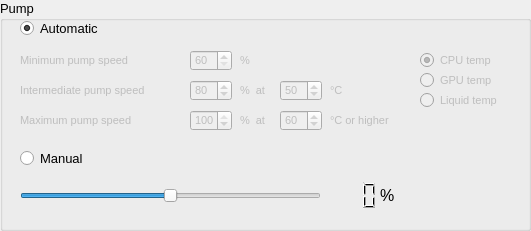
       <widget class="QGroupBox" name="groupBoxConfigKrakenPump">
        <property name="geometry">
         <rect>
          <x>10</x>
          <y>390</y>
          <width>531</width>
          <height>231</height>
         </rect>
        </property>
        <property name="font">
         <font>
          <pointsize>10</pointsize>
          <weight>50</weight>
          <bold>false</bold>
         </font>
        </property>
        <property name="title">
         <string>Pump</string>
        </property>
        <property name="flat">
         <bool>false</bool>
        </property>
        <property name="checkable">
         <bool>false</bool>
        </property>
        <widget class="QRadioButton" name="radioKrakenPumpModeAuto">
         <property name="geometry">
          <rect>
           <x>20</x>
           <y>20</y>
           <width>82</width>
           <height>17</height>
          </rect>
         </property>
         <property name="text">
          <string>Automatic</string>
         </property>
         <property name="checked">
          <bool>true</bool>
         </property>
        </widget>
        <widget class="QRadioButton" name="radioKrakenPumpModeFixed">
         <property name="geometry">
          <rect>
           <x>20</x>
           <y>150</y>
           <width>82</width>
           <height>17</height>
          </rect>
         </property>
         <property name="text">
          <string>Manual</string>
         </property>
        </widget>
        <widget class="QFrame" name="frameKrakenPumpConfigAuto">
         <property name="enabled">
          <bool>false</bool>
         </property>
         <property name="geometry">
          <rect>
           <x>10</x>
           <y>40</y>
           <width>511</width>
           <height>101</height>
          </rect>
         </property>
         <property name="frameShape">
          <enum>QFrame::NoFrame</enum>
         </property>
         <property name="frameShadow">
          <enum>QFrame::Raised</enum>
         </property>
         <widget class="QLabel" name="label_79">
          <property name="geometry">
           <rect>
            <x>10</x>
            <y>70</y>
            <width>151</width>
            <height>21</height>
           </rect>
          </property>
          <property name="font">
           <font>
            <pointsize>8</pointsize>
           </font>
          </property>
          <property name="text">
           <string>Maximum pump speed </string>
          </property>
         </widget>
         <widget class="QSpinBox" name="spinBoxIntermediateSpeedKrakenPump">
          <property name="geometry">
           <rect>
            <x>180</x>
            <y>40</y>
            <width>42</width>
            <height>21</height>
           </rect>
          </property>
          <property name="font">
           <font>
            <pointsize>8</pointsize>
           </font>
          </property>
          <property name="minimum">
           <number>60</number>
          </property>
          <property name="maximum">
           <number>100</number>
          </property>
          <property name="singleStep">
           <number>1</number>
          </property>
          <property name="value">
           <number>80</number>
          </property>
         </widget>
         <widget class="QLabel" name="label_82">
          <property name="geometry">
           <rect>
            <x>10</x>
            <y>10</y>
            <width>151</width>
            <height>21</height>
           </rect>
          </property>
          <property name="font">
           <font>
            <pointsize>8</pointsize>
           </font>
          </property>
          <property name="text">
           <string>Minimum pump speed</string>
          </property>
         </widget>
         <widget class="QLabel" name="label_83">
          <property name="geometry">
           <rect>
            <x>230</x>
            <y>40</y>
            <width>31</width>
            <height>21</height>
           </rect>
          </property>
          <property name="font">
           <font>
            <pointsize>8</pointsize>
           </font>
          </property>
          <property name="text">
           <string>%  at</string>
          </property>
         </widget>
         <widget class="QLabel" name="label_84">
          <property name="geometry">
           <rect>
            <x>230</x>
            <y>10</y>
            <width>111</width>
            <height>21</height>
           </rect>
          </property>
          <property name="font">
           <font>
            <pointsize>8</pointsize>
           </font>
          </property>
          <property name="text">
           <string>%</string>
          </property>
         </widget>
         <widget class="QLabel" name="label_85">
          <property name="geometry">
           <rect>
            <x>10</x>
            <y>40</y>
            <width>151</width>
            <height>21</height>
           </rect>
          </property>
          <property name="font">
           <font>
            <pointsize>8</pointsize>
           </font>
          </property>
          <property name="text">
           <string>Intermediate pump speed </string>
          </property>
         </widget>
         <widget class="QRadioButton" name="radioButtonCPUKrakenPump">
          <property name="geometry">
           <rect>
            <x>410</x>
            <y>10</y>
            <width>95</width>
            <height>20</height>
           </rect>
          </property>
          <property name="font">
           <font>
            <pointsize>8</pointsize>
           </font>
          </property>
          <property name="text">
           <string>CPU temp</string>
          </property>
          <property name="checked">
           <bool>true</bool>
          </property>
         </widget>
         <widget class="QSpinBox" name="spinBoxIntermediateTempKrakenPump">
          <property name="geometry">
           <rect>
            <x>270</x>
            <y>40</y>
            <width>42</width>
            <height>21</height>
           </rect>
          </property>
          <property name="font">
           <font>
            <pointsize>8</pointsize>
           </font>
          </property>
          <property name="maximum">
           <number>100</number>
          </property>
          <property name="singleStep">
           <number>1</number>
          </property>
          <property name="value">
           <number>50</number>
          </property>
         </widget>
         <widget class="QSpinBox" name="spinBoxMaxSpeedKrakenPump">
          <property name="geometry">
           <rect>
            <x>180</x>
            <y>70</y>
            <width>42</width>
            <height>21</height>
           </rect>
          </property>
          <property name="font">
           <font>
            <pointsize>8</pointsize>
           </font>
          </property>
          <property name="maximum">
           <number>100</number>
          </property>
          <property name="singleStep">
           <number>1</number>
          </property>
          <property name="value">
           <number>100</number>
          </property>
         </widget>
         <widget class="QSpinBox" name="spinBoxMaxTempKrakenPump">
          <property name="geometry">
           <rect>
            <x>270</x>
            <y>70</y>
            <width>42</width>
            <height>21</height>
           </rect>
          </property>
          <property name="font">
           <font>
            <pointsize>8</pointsize>
           </font>
          </property>
          <property name="maximum">
           <number>100</number>
          </property>
          <property name="singleStep">
           <number>1</number>
          </property>
          <property name="value">
           <number>60</number>
          </property>
         </widget>
         <widget class="QLabel" name="label_86">
          <property name="geometry">
           <rect>
            <x>320</x>
            <y>40</y>
            <width>61</width>
            <height>21</height>
           </rect>
          </property>
          <property name="font">
           <font>
            <pointsize>8</pointsize>
           </font>
          </property>
          <property name="text">
           <string>°C</string>
          </property>
         </widget>
         <widget class="QLabel" name="label_87">
          <property name="geometry">
           <rect>
            <x>320</x>
            <y>70</y>
            <width>61</width>
            <height>21</height>
           </rect>
          </property>
          <property name="font">
           <font>
            <pointsize>8</pointsize>
           </font>
          </property>
          <property name="text">
           <string>°C or higher</string>
          </property>
         </widget>
         <widget class="QSpinBox" name="spinBoxMinSpeedKrakenPump">
          <property name="geometry">
           <rect>
            <x>180</x>
            <y>10</y>
            <width>42</width>
            <height>21</height>
           </rect>
          </property>
          <property name="font">
           <font>
            <pointsize>8</pointsize>
           </font>
          </property>
          <property name="minimum">
           <number>60</number>
          </property>
          <property name="maximum">
           <number>100</number>
          </property>
          <property name="singleStep">
           <number>1</number>
          </property>
          <property name="value">
           <number>60</number>
          </property>
         </widget>
         <widget class="QRadioButton" name="radioButtonGPUKrakenPump">
          <property name="geometry">
           <rect>
            <x>410</x>
            <y>30</y>
            <width>95</width>
            <height>20</height>
           </rect>
          </property>
          <property name="font">
           <font>
            <pointsize>8</pointsize>
           </font>
          </property>
          <property name="text">
           <string>GPU temp</string>
          </property>
         </widget>
         <widget class="QLabel" name="label_88">
          <property name="geometry">
           <rect>
            <x>230</x>
            <y>70</y>
            <width>31</width>
            <height>21</height>
           </rect>
          </property>
          <property name="font">
           <font>
            <pointsize>8</pointsize>
           </font>
          </property>
          <property name="text">
           <string>%  at</string>
          </property>
         </widget>
         <widget class="QRadioButton" name="radioButtonLiquidKrakenPump">
          <property name="geometry">
           <rect>
            <x>410</x>
            <y>50</y>
            <width>95</width>
            <height>20</height>
           </rect>
          </property>
          <property name="font">
           <font>
            <pointsize>8</pointsize>
           </font>
          </property>
          <property name="text">
           <string>Liquid temp</string>
          </property>
         </widget>
        </widget>
        <widget class="QFrame" name="frameKrakenPumpConfigFixed">
         <property name="geometry">
          <rect>
           <x>10</x>
           <y>170</y>
           <width>511</width>
           <height>51</height>
          </rect>
         </property>
         <property name="frameShape">
          <enum>QFrame::NoFrame</enum>
         </property>
         <property name="frameShadow">
          <enum>QFrame::Raised</enum>
         </property>
         <widget class="QSlider" name="horizontalSliderConfigKrakenPumpSpeed">
          <property name="geometry">
           <rect>
            <x>10</x>
            <y>10</y>
            <width>301</width>
            <height>31</height>
           </rect>
          </property>
          <property name="minimum">
           <number>60</number>
          </property>
          <property name="maximum">
           <number>100</number>
          </property>
          <property name="singleStep">
           <number>1</number>
          </property>
          <property name="value">
           <number>80</number>
          </property>
          <property name="orientation">
           <enum>Qt::Horizontal</enum>
          </property>
         </widget>
         <widget class="QLCDNumber" name="lcdNumberConfigKrakenPumpSpeed">
          <property name="geometry">
           <rect>
            <x>320</x>
            <y>10</y>
            <width>51</width>
            <height>31</height>
           </rect>
          </property>
          <property name="frameShape">
           <enum>QFrame::NoFrame</enum>
          </property>
          <property name="digitCount">
           <number>3</number>
          </property>
         </widget>
         <widget class="QLabel" name="label_3">
          <property name="geometry">
           <rect>
            <x>370</x>
            <y>10</y>
            <width>21</width>
            <height>31</height>
           </rect>
          </property>
          <property name="font">
           <font>
            <pointsize>12</pointsize>
           </font>
          </property>
          <property name="text">
           <string>%</string>
          </property>
         </widget>
        </widget>
       </widget>
